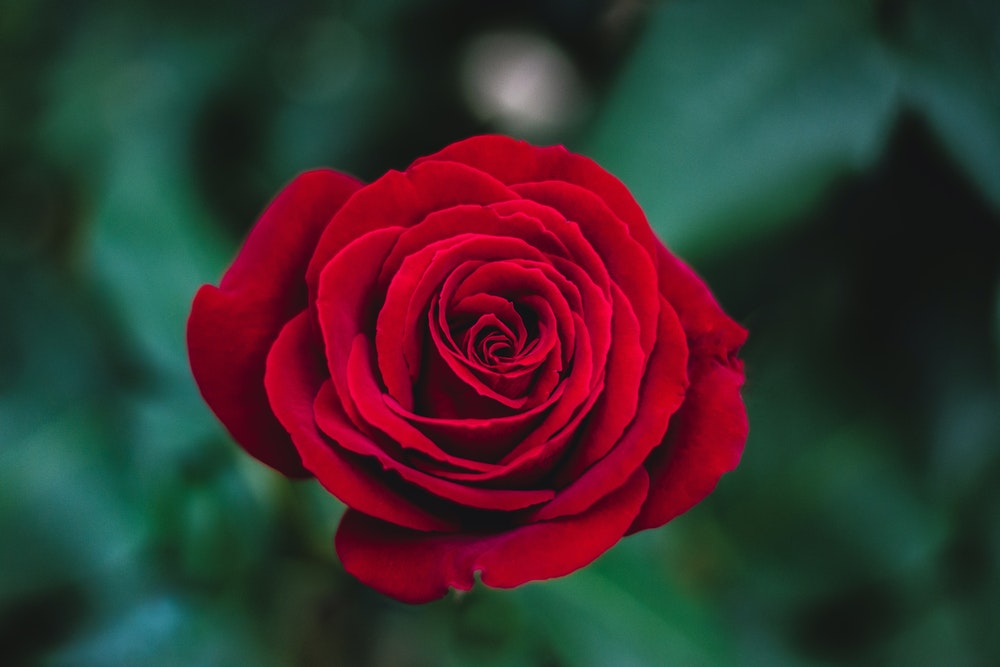
#> input picture rose.jpg, 1000 x 667 px, found by its file name
$ python 'usage_on example_image.py'   (older library calls are emulated)
#> lines starting #> are read from the running program, lines starting #| are printed output that depends on the picture
import cv2
import numpy as np


def fourier2d(img):
    img2=np.fft.fft2(img)
    img2=np.fft.fftshift(img2)
    mag=np.log(abs(img2)+1)
    return abs(img2), mag


def build_filters(d, sigma, lamda, gamma):
    filters = []

    for theta in np.arange(0, np.pi, np.pi / 16):
        kern = cv2.getGaborKernel((d, d), sigma, theta, lamda, gamma, ktype=cv2.CV_32F)
        filters.append(kern)

    return filters


changing=True


def change(x):
    global changing
    changing=False


img=cv2.imread("foto\\rose.jpg", cv2.IMREAD_COLOR)
#> img is the input picture: shape (667, 1000, 3); mean B, G, R 47, 48, 59.5

cv2.namedWindow("gabor")

cv2.resizeWindow("gabor", 700,500)
cv2.createTrackbar("d", "gabor", 100, 300, change)
cv2.createTrackbar("sigma", "gabor", 2, 15, change)
cv2.createTrackbar("theta", "gabor", 0, 180, change)
cv2.createTrackbar("lambda", "gabor", 10, 50, change)
cv2.createTrackbar("gamma*10", "gabor", 250, 500, change)


d = 100
sigma = 2
theta = 0
lamda = 10
gamma = 250


while True:

    cv2.imshow("Original",img)

    if changing==False:
        d = cv2.getTrackbarPos("d", "gabor")
        sigma = cv2.getTrackbarPos("sigma", "gabor")
        lamda = cv2.getTrackbarPos("lambda", "gabor")
        theta = cv2.getTrackbarPos("theta", "gabor")
        gamma = cv2.getTrackbarPos("gamma*10", "gabor")
        changing= True


    filters=build_filters(d, sigma, lamda, gamma/10)
    total=sum(i for i in filters)
    im2 = cv2.filter2D(img, cv2.CV_8UC3, total)
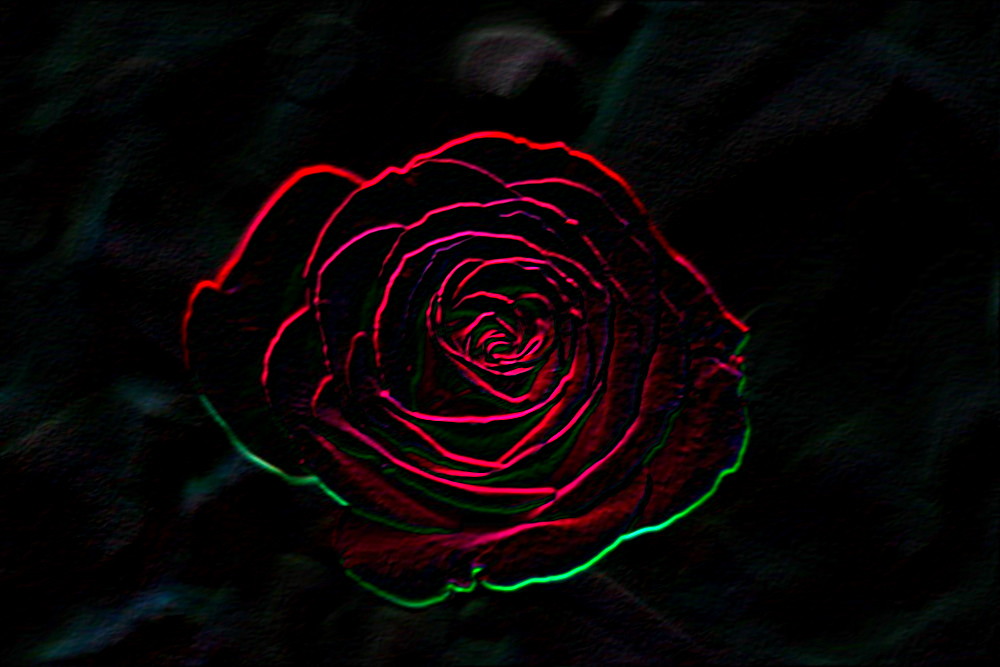
#> im2: shape (667, 1000, 3); mean B, G, R 5.6, 4.6, 10.8
    cv2.imshow("filtered", im2)

    a=0.4
    cv2.imshow("blended", cv2.addWeighted(img,a, im2, (1-a),0))
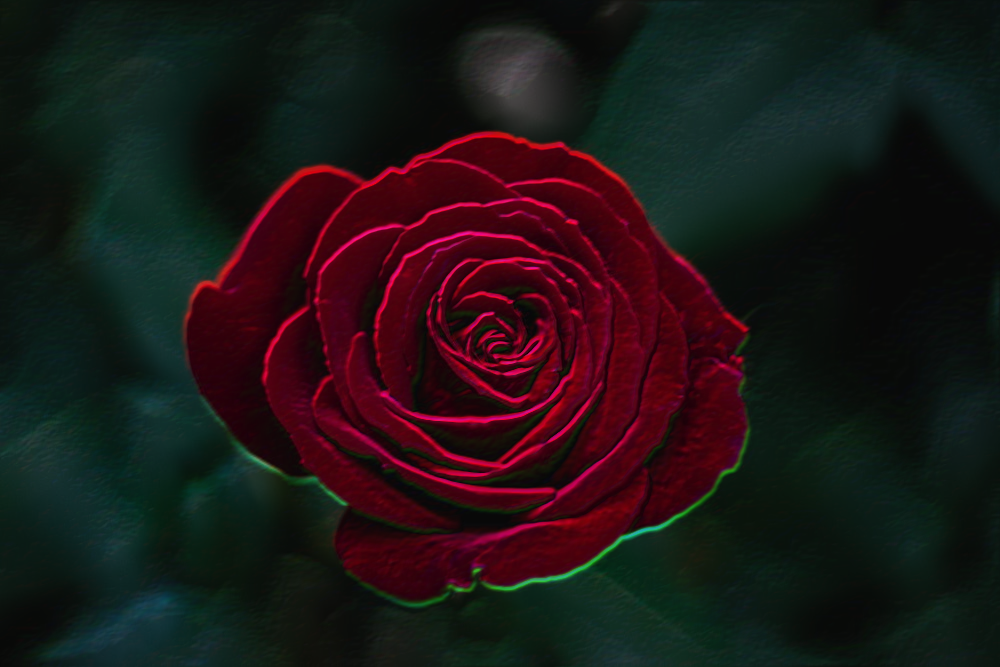
#> window 'blended': shape (667, 1000, 3); mean B, G, R 22.2, 22, 30.3

    if cv2.waitKey(1) & 0xFF == ord("q"):
#> (key q is pressed here)
        break


cv2.destroyAllWindows()
